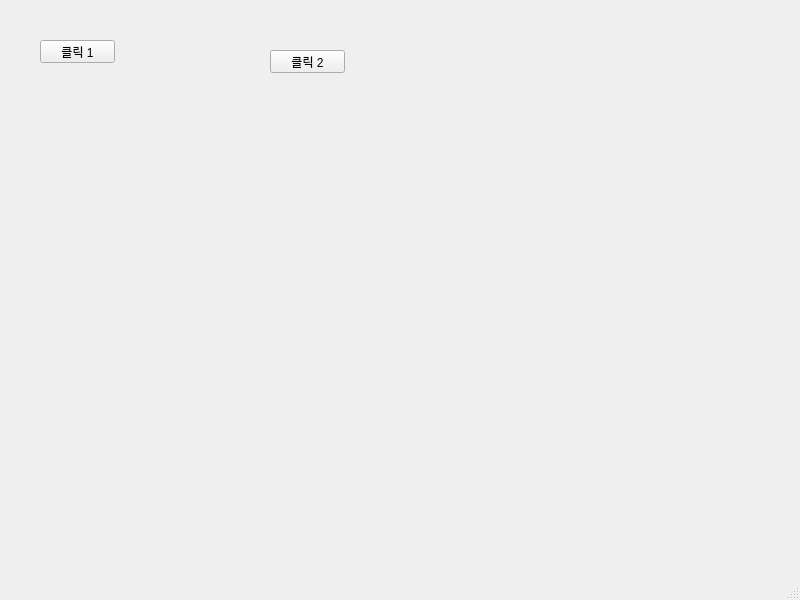
<?xml version="1.0" encoding="UTF-8"?>
<ui version="4.0">
 <class>MainWindow</class>
 <widget class="QMainWindow" name="MainWindow">
  <property name="geometry">
   <rect>
    <x>0</x>
    <y>0</y>
    <width>800</width>
    <height>600</height>
   </rect>
  </property>
  <property name="windowTitle">
   <string>MainWindow</string>
  </property>
  <widget class="QWidget" name="centralwidget">
   <widget class="QPushButton" name="pushButton_1">
    <property name="geometry">
     <rect>
      <x>40</x>
      <y>40</y>
      <width>75</width>
      <height>23</height>
     </rect>
    </property>
    <property name="text">
     <string>클릭 1</string>
    </property>
   </widget>
   <widget class="QPushButton" name="pushButton_2">
    <property name="geometry">
     <rect>
      <x>270</x>
      <y>50</y>
      <width>75</width>
      <height>23</height>
     </rect>
    </property>
    <property name="text">
     <string>클릭 2</string>
    </property>
   </widget>
  </widget>
  <widget class="QMenuBar" name="menubar">
   <property name="geometry">
    <rect>
     <x>0</x>
     <y>0</y>
     <width>800</width>
     <height>21</height>
    </rect>
   </property>
  </widget>
  <widget class="QStatusBar" name="statusbar"/>
 </widget>
 <resources/>
 <connections/>
</ui>
